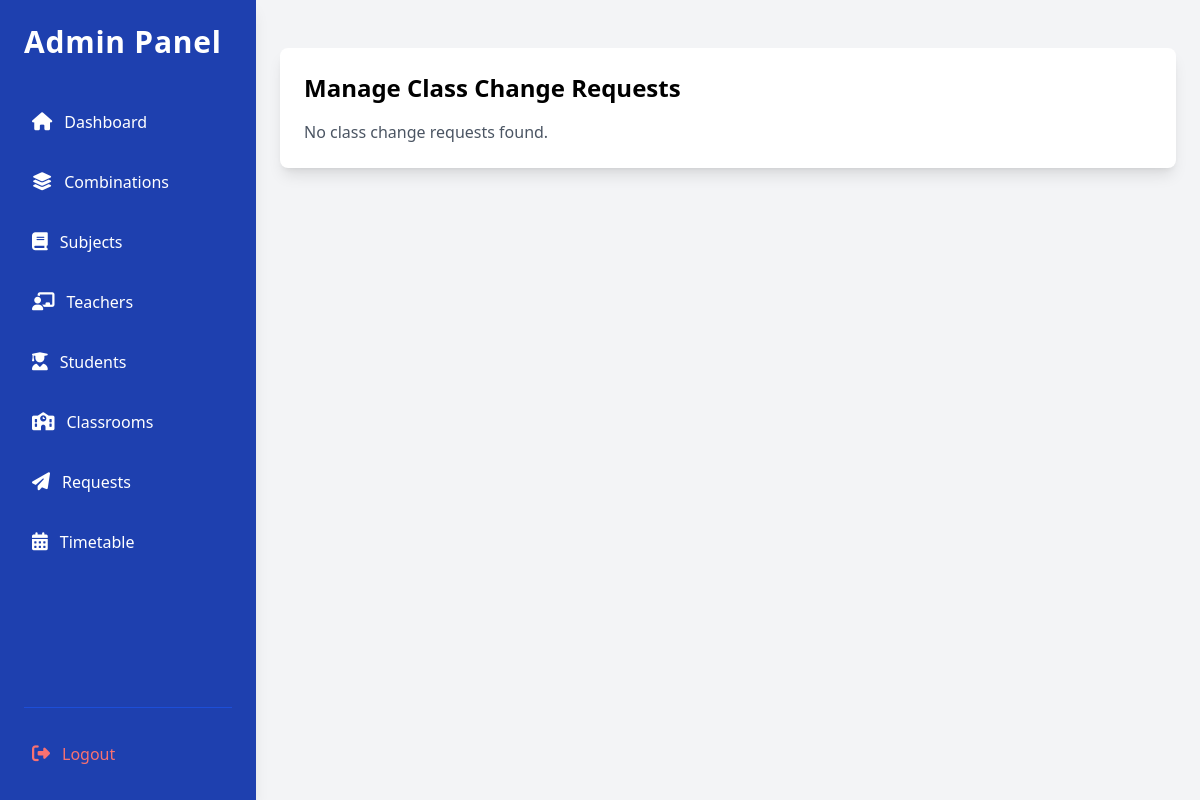
/src/views/admin/request.php (signed in), run on an earlier commit of the app's database.
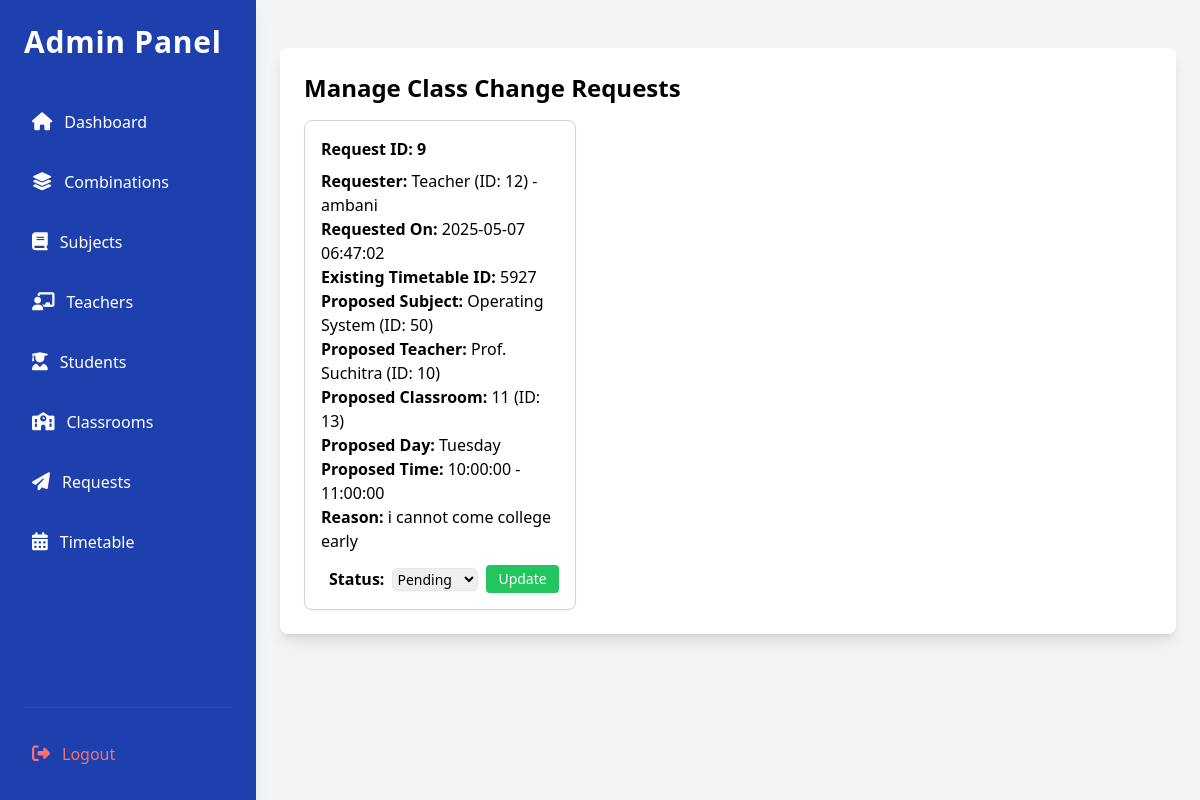
And on a later commit of the database.
### tables this page shows
CREATE TABLE `requests` (
  `id` int(225) NOT NULL,
  `requester_type` enum('teacher','student') NOT NULL,
  `teacher_id` int(225) DEFAULT NULL,
  `student_id` int(225) DEFAULT NULL,
  `request_type` enum('class_change') NOT NULL DEFAULT 'class_change',
  `existing_timetable_id` int(11) NOT NULL,
  `proposed_subject_id` int(11) DEFAULT NULL,
  `proposed_teacher_id` int(11) DEFAULT NULL,
  `proposed_classroom_id` int(11) DEFAULT NULL,
  `proposed_day` enum('Monday','Tuesday','Wednesday','Thursday','Friday','Saturday') DEFAULT NULL,
  `proposed_start_time` time DEFAULT NULL,
  `proposed_end_time` time DEFAULT NULL,
  `reason` text DEFAULT NULL,
  `request_date` timestamp NOT NULL DEFAULT current_timestamp(),
  `status_id` int(11) NOT NULL
);

CREATE TABLE `teachers` (
  `id` int(11) NOT NULL,
  `name` varchar(100) NOT NULL,
  `department` varchar(100) NOT NULL,
  `email` varchar(100) NOT NULL,
  `password` varchar(255) NOT NULL,
  `phone_no` varchar(15) NOT NULL,
  `address` text DEFAULT NULL,
  `min_class_hours_week` int(11) NOT NULL,
  `min_lab_hours_week` int(11) NOT NULL
);

CREATE TABLE `subjects` (
  `id` int(11) NOT NULL,
  `name` varchar(100) NOT NULL,
  `min_classes_per_week` int(11) NOT NULL,
  `type` enum('theory','lab') NOT NULL,
  `duration` int(11) UNSIGNED DEFAULT NULL,
  `combination_id` int(11) NOT NULL
);

CREATE TABLE `classrooms` (
  `id` int(11) NOT NULL,
  `room_no` varchar(10) NOT NULL,
  `type` enum('theory','lab') NOT NULL
);

### src/models/Request.php (called while the page is built, shortened)
<?php
class Request {
    private $conn;
    public function __construct($db) {
        $this->conn = $db;
    }
    public function getRequests() {
        $query = "SELECT
                    r.id,
                    r.requester_type,
                    r.request_type,
                    r.existing_timetable_id,
                    r.proposed_subject_id,
                    r.proposed_teacher_id,
                    r.proposed_classroom_id,
                    r.proposed_day,
                    r.proposed_start_time,
                    r.proposed_end_time,
                    r.reason,
                    r.request_date,
                    rs.status_name,
                    tchr_req.name AS teacher_name_requested,
                    stud_req.name AS student_name_requested,
                    tchr_req.id AS teacher_id_requested,
                    stud_req.id AS student_id_requested,
                    sub.name AS proposed_subject_name,
                    teach_prop.name AS proposed_teacher_name,
                    cr.room_no AS proposed_classroom_name
                  FROM requests r
                  JOIN request_statuses rs ON r.status_id = rs.id
                  LEFT JOIN teachers tchr_req ON r.teacher_id = tchr_req.id
                  LEFT JOIN students stud_req ON r.student_id = stud_req.id
                  LEFT JOIN subjects sub ON r.proposed_subject_id = sub.id
                  LEFT JOIN teachers teach_prop ON r.proposed_teacher_id = teach_prop.id
                  LEFT JOIN classrooms cr ON r.proposed_classroom_id = cr.id
                  ORDER BY r.request_date DESC";
        $stmt = $this->conn->prepare($query);
        $stmt->execute();
        return $stmt->fetchAll(PDO::FETCH_ASSOC);
    }
}
?>

### src/views/admin/request.php (the view, shortened to what this page needs)
<?php
include_once(__DIR__ . '/../../models/Request.php');
$database = new Database();
$db = $database->getConnection();
$requestModel = new Request($db);
$requests = $requestModel->getRequests();
$statusQuery = "SELECT * FROM request_statuses";
$statusStmt = $db->query($statusQuery);
$statuses = $statusStmt->fetchAll(PDO::FETCH_ASSOC);
?>
<?php include_once(__DIR__ . '/header.php'); ?>
<div class="max-w-6xl mx-auto bg-white shadow-lg rounded-lg p-6 mt-6">
    <h2 class="text-2xl font-bold mb-4">Manage Class Change Requests</h2>
    <?php if (!empty($requests)): ?>
        <div class="grid grid-cols-1 md:grid-cols-2 lg:grid-cols-3 gap-4">
            <?php foreach ($requests as $req): ?>
                <div class="border border-gray-300 rounded-lg p-4 shadow-sm">
                    <h3 class="font-semibold mb-2">Request ID: <?= htmlspecialchars($req['id']) ?></h3>
                    <p>
                        <strong>Requester:</strong>
                        <?php if ($req['requester_type'] === 'teacher' && isset($req['teacher_id_requested']) && $req['teacher_name_requested']): ?>
                            Teacher (ID: <?= htmlspecialchars($req['teacher_id_requested']) ?>) - <?= htmlspecialchars($req['teacher_name_requested']) ?>
                        <?php elseif ($req['requester_type'] === 'student' && isset($req['student_id_requested']) && $req['student_name_requested']): ?>
                            Student (ID: <?= htmlspecialchars($req['student_id_requested']) ?>) - <?= htmlspecialchars($req['student_name_requested']) ?>
                        <?php else: ?>
                            Unknown Requester
                        <?php endif; ?>
                    </p>
                    <p><strong>Requested On:</strong> <?= htmlspecialchars($req['request_date']) ?></p>
                    <p><strong>Existing Timetable ID:</strong> <?= htmlspecialchars($req['existing_timetable_id']) ?></p>
                    <?php if ($req['proposed_subject_id'] && $req['proposed_subject_name']): ?>
                        <p><strong>Proposed Subject:</strong> <?= htmlspecialchars($req['proposed_subject_name']) ?> (ID: <?= htmlspecialchars($req['proposed_subject_id']) ?>)</p>
                    <?php elseif ($req['proposed_subject_id']): ?>
                        <p><strong>Proposed Subject ID:</strong> <?= htmlspecialchars($req['proposed_subject_id']) ?></p>
                    <?php endif; ?>
                    <?php if ($req['proposed_teacher_id'] && $req['proposed_teacher_name']): ?>
                        <p><strong>Proposed Teacher:</strong> <?= htmlspecialchars($req['proposed_teacher_name']) ?> (ID: <?= htmlspecialchars($req['proposed_teacher_id']) ?>)</p>
                    <?php elseif ($req['proposed_teacher_id']): ?>
                        <p><strong>Proposed Teacher ID:</strong> <?= htmlspecialchars($req['proposed_teacher_id']) ?></p>
                    <?php endif; ?>
                    <?php if ($req['proposed_classroom_id'] && $req['proposed_classroom_name']): ?>
                        <p><strong>Proposed Classroom:</strong> <?= htmlspecialchars($req['proposed_classroom_name']) ?> (ID: <?= htmlspecialchars($req['proposed_classroom_id']) ?>)</p>
                    <?php elseif ($req['proposed_classroom_id']): ?>
                        <p><strong>Proposed Classroom ID:</strong> <?= htmlspecialchars($req['proposed_classroom_id']) ?></p>
                    <?php endif; ?>
                    <?php if ($req['proposed_day']): ?>
                        <p><strong>Proposed Day:</strong> <?= htmlspecialchars($req['proposed_day']) ?></p>
                    <?php endif; ?>
                    <?php if ($req['proposed_start_time']): ?>
                        <p><strong>Proposed Time:</strong> <?= htmlspecialchars($req['proposed_start_time']) ?> - <?= htmlspecialchars($req['proposed_end_time']) ?></p>
                    <?php endif; ?>
                    <p class="mb-2"><strong>Reason:</strong> <?= htmlspecialchars($req['reason']) ?></p>
                    <div class="mt-3">
                        <form method="post" action="../../controllers/requestController.php" class="flex items-center space-x-2">
                            <label for="status_<?= htmlspecialchars($req['id']) ?>" class="font-semibold">Status:</label>
                            <select name="status_id" id="status_<?= htmlspecialchars($req['id']) ?>" class="border rounded-md shadow-sm focus:ring focus:ring-indigo-200 focus:border-indigo-500 text-sm">
                                <?php foreach ($statuses as $status): ?>
                                    <option value="<?= htmlspecialchars($status['id']) ?>" <?= ($req['status_name'] === $status['status_name']) ? 'selected' : '' ?>>
                                        <?= htmlspecialchars($status['status_name']) ?>
                                    </option>
                                <?php endforeach; ?>
                            </select>
                            <button type="submit" name="update_status" class="bg-green-500 text-white px-3 py-1 rounded hover:bg-green-600 text-sm focus:outline-none focus:ring focus:ring-green-200">
                                Update
                            </button>
                        </form>
                    </div>
                </div>
            <?php endforeach; ?>
        </div>
    <?php else: ?>
        <p class="text-gray-600">No class change requests found.</p>
    <?php endif; ?>
</div>
<?php include_once(__DIR__ . '/footer.php'); ?>

### src/views/admin/header.php (shortened to what this page needs)
<!DOCTYPE html>
<html lang="en">
<head>
  <script src="https://cdn.tailwindcss.com"></script>
  <link href="https://cdnjs.cloudflare.com/ajax/libs/font-awesome/6.5.0/css/all.min.css" rel="stylesheet">
</head>
<body class="bg-gray-100 flex font-sans">
  <aside class="w-64 h-screen bg-blue-800 text-white fixed flex flex-col p-6 shadow-lg">
    <h2 class="text-3xl font-bold mb-10 tracking-wide text-white">Admin Panel</h2>
    <nav class="flex-1">
      <ul class="space-y-4 text-base">
        <li>
          <a href="dashboard.php" class="flex items-center gap-3 hover:bg-blue-700 p-2 rounded transition">
            <i class="fas fa-home text-lg"></i>
            <span>Dashboard</span>
          </a>
        </li>
        <li>
          <a href="combinations.php" class="flex items-center gap-3 hover:bg-blue-700 p-2 rounded transition">
            <i class="fas fa-layer-group text-lg"></i>
            <span>Combinations</span>
          </a>
        </li>
        <li>
          <a href="subject.php" class="flex items-center gap-3 hover:bg-blue-700 p-2 rounded transition">
            <i class="fas fa-book text-lg"></i>
            <span>Subjects</span>
          </a>
        </li>
        <li>
          <a href="teachers.php" class="flex items-center gap-3 hover:bg-blue-700 p-2 rounded transition">
            <i class="fas fa-chalkboard-teacher text-lg"></i>
            <span>Teachers</span>
          </a>
        </li>
        <li>
          <a href="students.php" class="flex items-center gap-3 hover:bg-blue-700 p-2 rounded transition">
            <i class="fas fa-user-graduate text-lg"></i>
            <span>Students</span>
          </a>
        </li>
        <li>
          <a href="classrooms.php" class="flex items-center gap-3 hover:bg-blue-700 p-2 rounded transition">
            <i class="fas fa-school text-lg"></i>
            <span>Classrooms</span>
          </a>
        </li>
        <li>
          <a href="request.php" class="flex items-center gap-3 hover:bg-blue-700 p-2 rounded transition">
            <i class="fas fa-paper-plane text-lg"></i>
            <span>Requests</span>
          </a>
        </li>
        <li>
          <a href="timetable.php" class="flex items-center gap-3 hover:bg-blue-700 p-2 rounded transition">
            <i class="fas fa-calendar-alt text-lg"></i>
            <span>Timetable</span>
          </a>
        </li>
      </ul>
    </nav>
    <div class="mt-auto pt-6 border-t border-blue-700">
      <a href="logout.php" class="flex items-center gap-3 text-red-400 hover:text-red-300 p-2 rounded transition">
        <i class="fas fa-sign-out-alt text-lg"></i>
        <span>Logout</span>
      </a>
    </div>
  </aside>
  <main class="flex-1 ml-64 p-6">

### src/views/admin/footer.php (shortened to what this page needs)
</body>
</html>

What changed in the data, as far as the page shows it:
added requests: id "9", teacher "12", teacher.name "ambani", request_date "2025-05-07 06:47:02", existing_timetable "5927", proposed_subject.name "Operating System", proposed_subject "50", proposed_teacher.name "Prof. Suchitra", proposed_teacher "10", proposed_classroom.room_no "11", proposed_classroom "13", proposed_day "Tuesday", proposed_start_time "10:00:00", proposed_end_time "11:00:00", reason "i cannot come college early", status_id "Pending"
Also different on the page:
text no longer shown: "No class change requests found."
